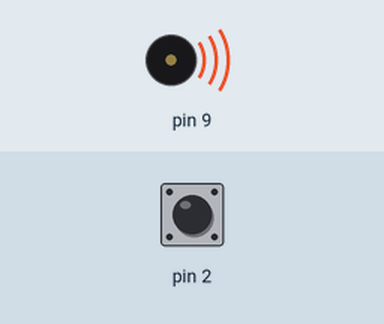
Recording of a sketch running on a simulated Arduino Uno, built with avr-gcc and run on an emulated ATmega328P. Shown: buzzer (waves = sounding). The inputs (shaded band) are chosen by the test bench; at power-on: pin 2 HIGH.

Above: at 0.1 s.
Timing chart, 0 to 1.6 s (numbered marks = the images above):
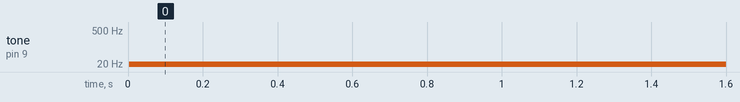

Measured:
- by itself, tone on pin 9: silent → 15 Hz at 0.00 s

The sketch:

Baremin.ino
```cpp
#include <CapacitiveSensor.h>

/*
 * CapitiveSense Library Demo Sketch
 * Paul Badger 2008
 * Uses a high value resistor e.g. 10M between send pin and receive pin
 * Resistor effects sensitivity, experiment with values, 50K - 50M. Larger resistor values yield larger sensor values.
 * Receive pin is the sensor pin - try different amounts of foil/metal on this pin
 */

 /*check out for important install info
  *https://playground.arduino.cc/Main/CapacitiveSensor/
  */


CapacitiveSensor   cs_4_2 = CapacitiveSensor(4,2);        // 10M resistor between pins 4 & 2, pin 2 is sensor pin, add a wire and or foil if desired

void setup()
{
   cs_4_2.set_CS_AutocaL_Millis(0xFFFFFFFF);     // turn off autocalibrate on channel 1 - just as an example
   Serial.begin(9600);
}

void loop()
{
    long start = millis();
    long total1 =  cs_4_2.capacitiveSensor(30);
 //Serial.print("hello");
  //  Serial.println(millis() - start);        // check on performance in milliseconds
 int sensorReading = total1;
    //Serial.println(total1);                  // print sensor output 1
     int thisPitch = map(sensorReading, 0, 1000, 0, 1500);
                                        // print sensor output 3
  // play the pitch:
  tone(9, thisPitch, 10);
  delay(1);        // delay in between reads for stability
   // delay(10);                             // arbitrary delay to limit data to serial port
}
```
